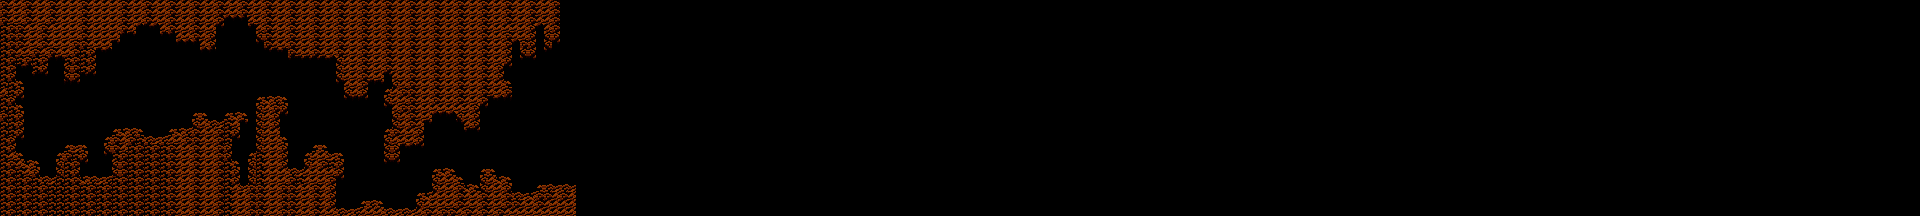

A 2D game scene composited from a Tiled map and its tileset images. What follows is a short description and the map's XML, with each tile layer's data collapsed to a summary:
An orthogonal 240x27 tile map with 8x8 px tiles, 1 tile layer (Tile Layer 1) and 1 object (Player).

<map version="1.2" tiledversion="1.3.3" orientation="orthogonal" renderorder="right-down" width="240" height="27" tilewidth="8" tileheight="8" infinite="0" nextlayerid="3" nextobjectid="2">
 <editorsettings>
  <export target="../../resources/levels/testlevel_organic_orange1.json" format="deathfloor-export" />
 </editorsettings>
 <tileset firstgid="1" source="../../tsx/tiles_organic_purple1.tsx" />
 <layer id="1" name="Tile Layer 1" width="240" height="27">
  <properties>
   <property name="z" type="float" value="-0.8" />
  </properties>
  <data>[6480 cells, 1192 non-empty, 18 distinct tile ids]</data>
 </layer>
 <objectgroup id="2" name="Player">
  <properties>
   <property name="z" type="float" value="1" />
  </properties>
  <object id="1" name="Player" type="Player" x="76" y="132">
   <properties>
    <property name="z" type="float" value="1" />
   </properties>
  </object>
 </objectgroup>
</map>
